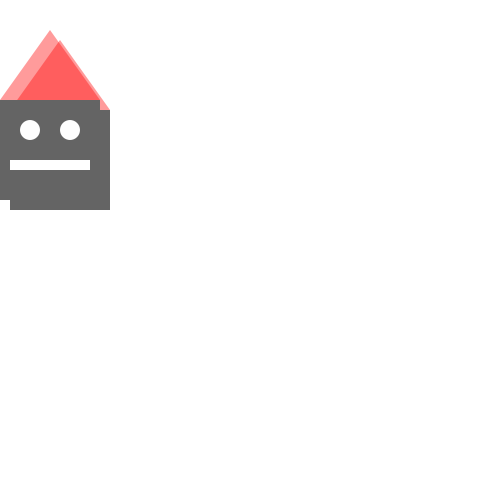
Frame 1 (no input)
Frame 60 (the mouse pressed at the canvas centre just before this capture): identical to frame 1, image omitted
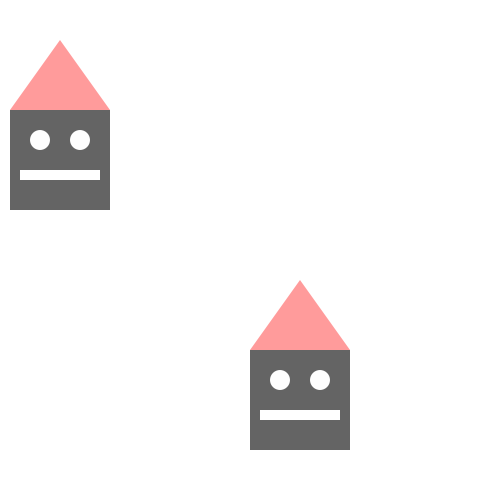
Frame 120 (the mouse held since frame 60 and released just before this capture)

The Processing sketch that drew these frames (run headless with seeded random() and noise(); from frame 60 on, the mouse is pressed at the canvas centre):

// Processing sketch: transformation_02
// ── transformation_02.pde



void setup() {
  size(500, 500);
  noStroke();
}

void draw() {
  background(255);



  /* Matrix Stack: 
   Nicht das Rechteck bewegen, sondern das ganze Koordinatensystem! 
   "Lokal" bleibt das Rechteck an der selben Position, also auf 10/10, weil aber 
   das ganze Koordinatensystem verschoben wurde, ist es visuell dasselbe Resultat 
   wie ein direktes verschieben des Rechtecks. Scheint kompliziert, ist aber sehr praktisch. 
   Zb wenn man ganze Zeichnungen verschieben will.
   
   Push- und Popmatrix kann man sich in etwa wie eine Ebene in Illustrator vorstellen.
   
   
   */


  pushMatrix();
  translate(10, 10);
  fill(255, 0, 0, 100);
  triangle(0, 100, 50, 30, 100, 100);
  fill(100, 100, 100);
  rect(0, 100, 100, 100);
  fill(255);
  ellipse(30, 130, 20, 20);
  ellipse(70, 130, 20, 20);
  rect(10, 160, 80, 10);
  popMatrix();


  pushMatrix();
  translate(mouseX, mouseY);
  fill(255, 0, 0, 100);
  triangle(0, 100, 50, 30, 100, 100);
  fill(100, 100, 100);
  rect(0, 100, 100, 100);
  fill(255);
  ellipse(30, 130, 20, 20);
  ellipse(70, 130, 20, 20);
  rect(10, 160, 80, 10);
  popMatrix();
  
  
  
  
}
